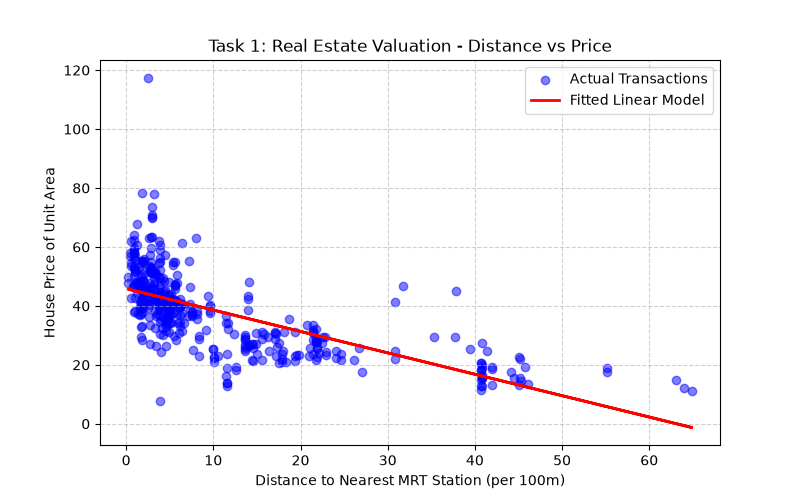

The script that saved this image:
import matplotlib.pyplot as plt
import pandas as pd
from sklearn.linear_model import LinearRegression

homes = pd.read_csv("real_estate.csv")
homes["distance_100m"] = homes["X3 distance to the nearest MRT station"] / 100
X = homes[["distance_100m"]]
y = homes["Y house price of unit area"]

model = LinearRegression()
model.fit(X, y)

print("Slope (b1):", model.coef_[0])
print("Intercept (b0):", model.intercept_)

prediction_input = pd.DataFrame({"distance_100m": [5.0]})
predicted_price = model.predict(prediction_input)
print(f"Predicted price at 500m: {predicted_price[0]:.2f}")

plt.figure(figsize=(8, 5))
plt.scatter(X, y, color="blue", alpha=0.5, label="Actual Transactions")
plt.plot(
    X, model.predict(X), color="red", linewidth=2, label="Fitted Linear Model"
)
plt.title("Task 1: Real Estate Valuation - Distance vs Price")
plt.xlabel("Distance to Nearest MRT Station (per 100m)")
plt.ylabel("House Price of Unit Area")
plt.legend()
plt.grid(True, linestyle="--", alpha=0.6)
plt.savefig("task1_housing.png")
plt.close()
